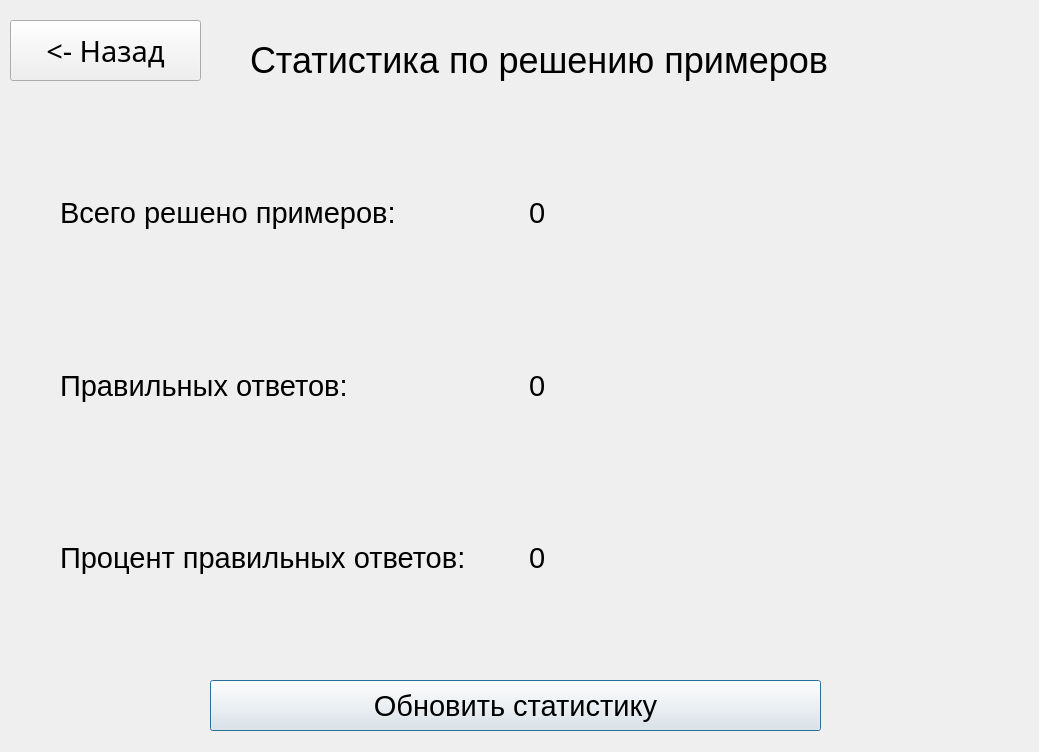
<?xml version="1.0" encoding="UTF-8"?>
<ui version="4.0">
 <class>Dialog</class>
 <widget class="QDialog" name="Dialog">
  <property name="geometry">
   <rect>
    <x>0</x>
    <y>0</y>
    <width>1039</width>
    <height>752</height>
   </rect>
  </property>
  <property name="windowTitle">
   <string>Dialog</string>
  </property>
  <widget class="QLabel" name="label">
   <property name="geometry">
    <rect>
     <x>250</x>
     <y>20</y>
     <width>581</width>
     <height>81</height>
    </rect>
   </property>
   <property name="font">
    <font>
     <family>MS Sans Serif</family>
     <pointsize>27</pointsize>
    </font>
   </property>
   <property name="text">
    <string>Статистика по решению примеров</string>
   </property>
  </widget>
  <widget class="QWidget" name="gridLayoutWidget">
   <property name="geometry">
    <rect>
     <x>60</x>
     <y>130</y>
     <width>931</width>
     <height>511</height>
    </rect>
   </property>
   <layout class="QGridLayout" name="gridLayout">
    <item row="0" column="1">
     <widget class="QLabel" name="label_4">
      <property name="font">
       <font>
        <family>MS Sans Serif</family>
        <pointsize>22</pointsize>
       </font>
      </property>
      <property name="text">
       <string>0</string>
      </property>
     </widget>
    </item>
    <item row="2" column="1">
     <widget class="QLabel" name="label_2">
      <property name="font">
       <font>
        <family>MS Sans Serif</family>
        <pointsize>22</pointsize>
       </font>
      </property>
      <property name="text">
       <string>0</string>
      </property>
     </widget>
    </item>
    <item row="1" column="1">
     <widget class="QLabel" name="label_3">
      <property name="font">
       <font>
        <family>MS Sans Serif</family>
        <pointsize>22</pointsize>
       </font>
      </property>
      <property name="text">
       <string>0</string>
      </property>
     </widget>
    </item>
    <item row="0" column="0">
     <widget class="QLabel" name="label_5">
      <property name="font">
       <font>
        <family>MS Sans Serif</family>
        <pointsize>22</pointsize>
       </font>
      </property>
      <property name="text">
       <string>Всего решено примеров:</string>
      </property>
     </widget>
    </item>
    <item row="1" column="0">
     <widget class="QLabel" name="label_6">
      <property name="font">
       <font>
        <family>MS Sans Serif</family>
        <pointsize>22</pointsize>
       </font>
      </property>
      <property name="text">
       <string>Правильных ответов:</string>
      </property>
     </widget>
    </item>
    <item row="2" column="0">
     <widget class="QLabel" name="label_7">
      <property name="font">
       <font>
        <family>MS Sans Serif</family>
        <pointsize>22</pointsize>
       </font>
      </property>
      <property name="text">
       <string>Процент правильных ответов: </string>
      </property>
     </widget>
    </item>
   </layout>
  </widget>
  <widget class="QPushButton" name="pushButton">
   <property name="geometry">
    <rect>
     <x>210</x>
     <y>680</y>
     <width>611</width>
     <height>51</height>
    </rect>
   </property>
   <property name="font">
    <font>
     <family>MS Sans Serif</family>
     <pointsize>22</pointsize>
    </font>
   </property>
   <property name="text">
    <string>Обновить статистику</string>
   </property>
  </widget>
  <widget class="QPushButton" name="pushButton_2">
   <property name="geometry">
    <rect>
     <x>10</x>
     <y>20</y>
     <width>191</width>
     <height>61</height>
    </rect>
   </property>
   <property name="font">
    <font>
     <family>MS Reference Sans Serif</family>
     <pointsize>22</pointsize>
    </font>
   </property>
   <property name="text">
    <string>&lt;- Назад</string>
   </property>
  </widget>
 </widget>
 <resources/>
 <connections/>
</ui>
